Frame 1 (no input): blank canvas, image omitted
Frame 60 (no input): blank canvas, image omitted
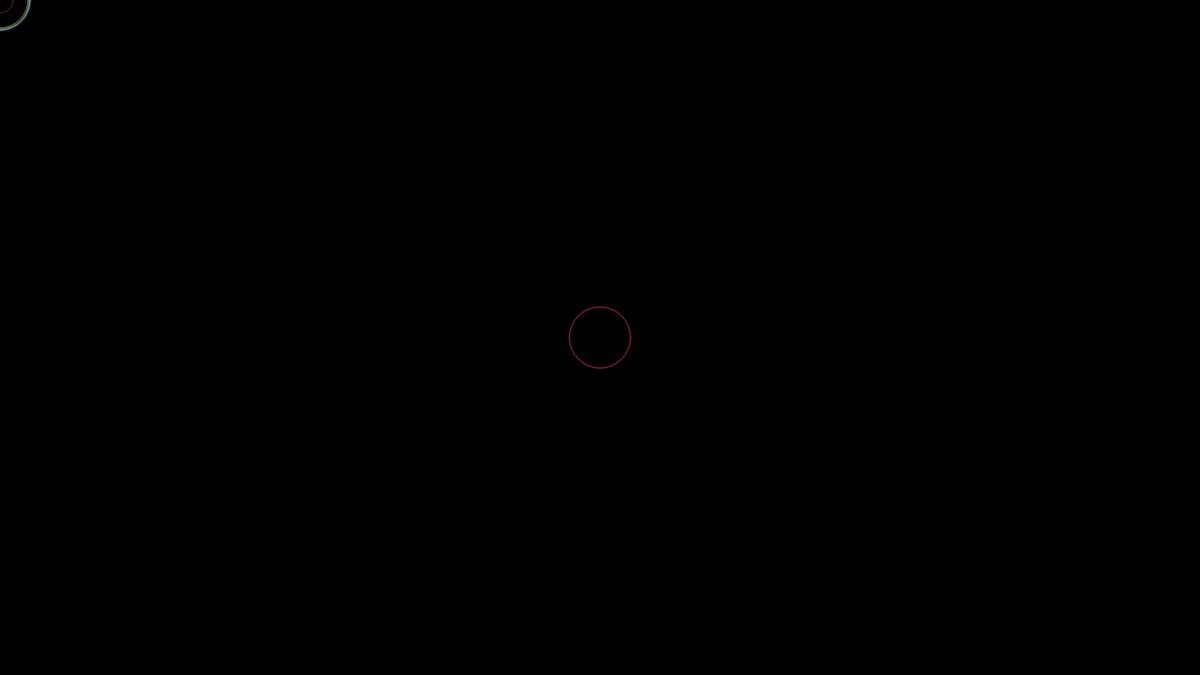
Frame 120 (the mouse pressed at the canvas centre since frame 60)

The p5.js sketch whose frames 1 and 60 were blank and that drew this single picture after the mouse press (run headless with seeded random() and noise() and a simulated clock; from frame 60 on, the mouse is pressed at the canvas centre):

// p5.js sketch
// ── sketch.js





function setup() {
  //creates a canvas of size 600 X 600 pixels.
  createCanvas(1920, 1080);
  //creates a bg of black colour
  background(0);
}

function draw() {
  let STROKE_RED = random(255);
  let STROKE_GREEN = random(255);
  let STROKE_BLUE = random(255);

  let CIRCLE_RADIUS = random(100);
  //does not fill the shape
  fill(0);
  //sets up the stroke as random colour
  stroke(STROKE_RED, STROKE_GREEN, STROKE_BLUE);
  //creates a circle that moves based
  //on x and y positions and a radius
  //generated by random()
  circle(mouseX, mouseY,CIRCLE_RADIUS);
}
//gets called when LMB is clicked
function mouseClicked() { 

  clear(); //clears all the pixels
  setup(); 
}
